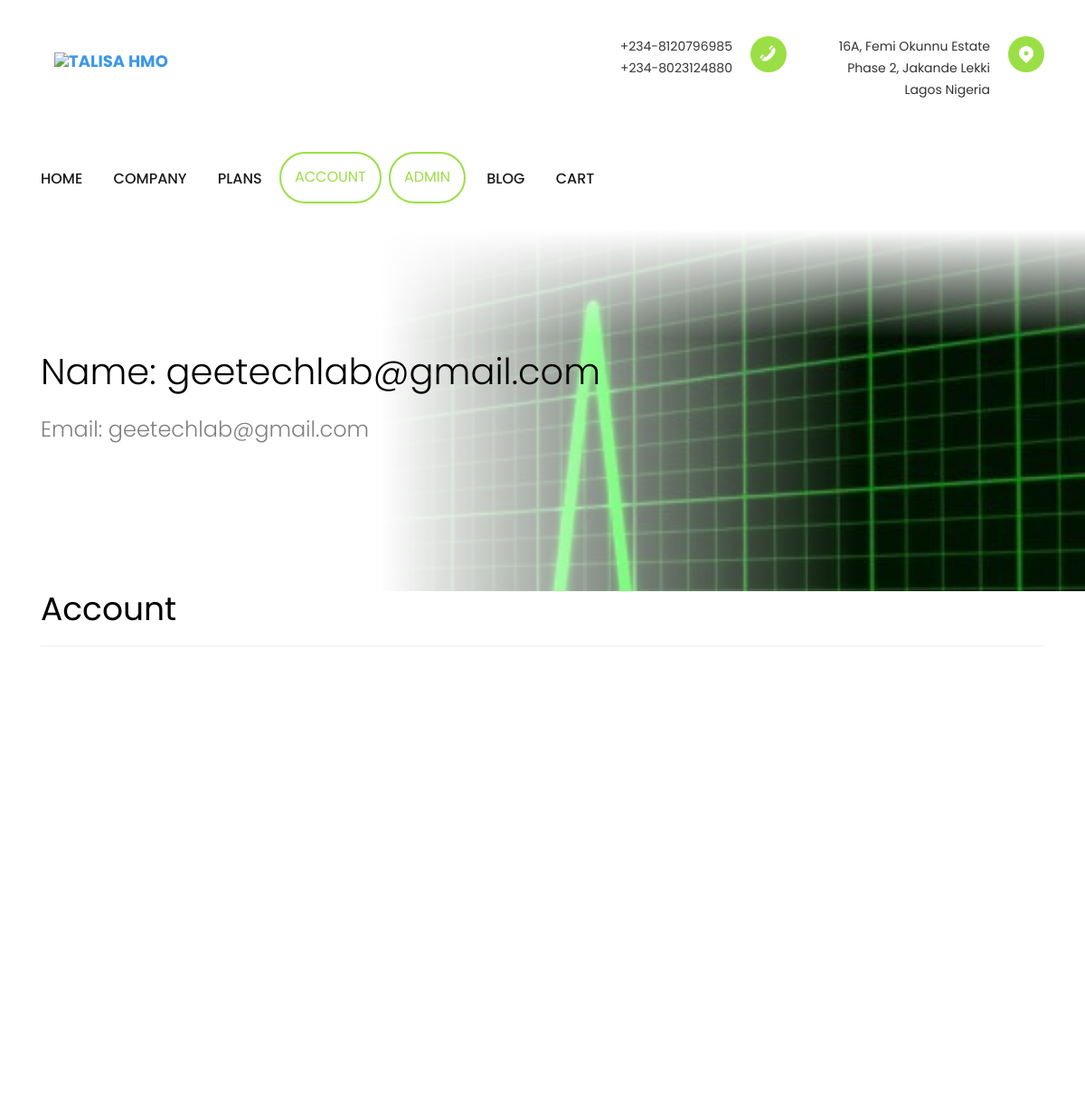
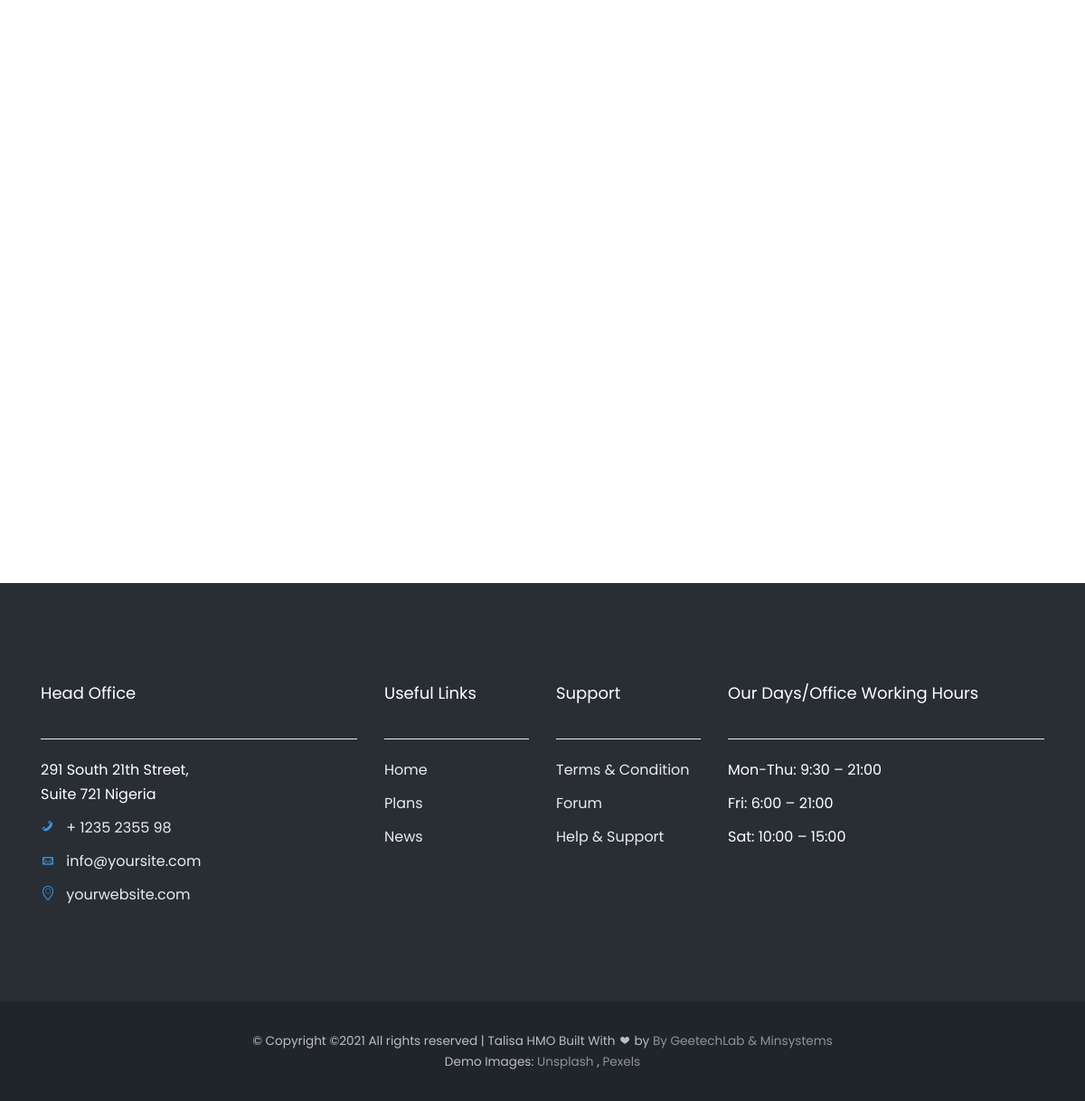
Screenshot of /account/ (signed in) with the database file from the repository (2 pictures, top to bottom).
### accounts/models.py (models this page shows, shortened)
class User(AbstractBaseUser):
    email = models.EmailField(max_length=255, unique=True)
    full_name = models.CharField(max_length=255, blank=True, null=True)
    is_active = models.BooleanField(default=True)  # can login
    staff = models.BooleanField(default=False)  # staff user non superuser
    admin = models.BooleanField(default=False)  # superuser
    timestamp = models.DateTimeField(auto_now_add=True)
    USERNAME_FIELD = 'email'  # username
    REQUIRED_FIELDS = []  # ['full_name'] #python manage.py createsuperuser
    objects = UserManager()
    def get_full_name(self):
        if self.full_name:
            return self.full_name
        return self.email
    @property
    def is_admin(self):
        return self.admin

### accounts/views.py (the view)
class AccountHomeView(LoginRequiredMixin, DetailView):
    template_name = 'accounts/home.html'
    def get_object(self):
        return self.request.user

### accounts/templates/accounts/home.html (shortened to what this page needs)
{% extends "base.html" %}
{% load static %}
{% block navbar %} {% include 'base/navbar.html' %} {% endblock navbar %}
{% block content %}
<div id="page">
        <aside id="colorlib-hero" class="breadcrumbs">
            <div class="flexslider">
                <ul class="slides">
                <li style="background-image: url({% static 'images/pulse-trace.jpg' %});">
                    <div class="container">
                        <div class="row">
                            <div class="col-md-8 col-md-offset-2 col-md-pull-2 slider-text">
                                <div class="slider-text-inner">
                                    <h1>Name: {{ request.user.get_full_name }}</h1>
                                    <h2>Email: {{ request.user.email }}</h2>
                                </div>
                            </div>
                        </div>
                    </div>
                </li>
                </ul>
            </div>
        </aside>
    <div class="container">
        <div class='row'>
            <div class='col-12'>
                <h1>Account</h1>
                <hr/>
            </div>
        </div>
    </div>
</div>
{% endblock %}

### static/css/flexslider.css (style rules this page uses)
.slides, .slides > li, .flex-control-nav, .flex-direction-nav { margin: 0; padding: 0; list-style: none; }
.flexslider { margin: 0; padding: 0; }
.flexslider .slides > li { display: none; -webkit-backface-visibility: hidden; }
.flexslider .slides:after { display: block; clear: both; visibility: hidden; line-height: 0; height: 0; }
.flexslider { margin: 0 0 60px; background: #ffffff; border: 4px solid #ffffff; position: relative; zoom: 1; -webkit-border-radius: 4px; -moz-border-radius: 4px; border-radius: 4px; -webkit-box-shadow: '' 0 1px 4px rgba(0, 0, 0, 0.2); -moz-box-shadow: '' 0 1px 4px rgba(0, 0, 0, 0.2); -o-box-shadow: '' 0 1px 4px rgba(0, 0, 0, 0.2); box-shadow: '' 0 1px 4px rgba(0, 0, 0, 0.2); }
.flexslider .slides { zoom: 1; }

### rows the page displays
User: user.get_full_name "geetechlab@gmail.com", user.email "geetechlab@gmail.com"
